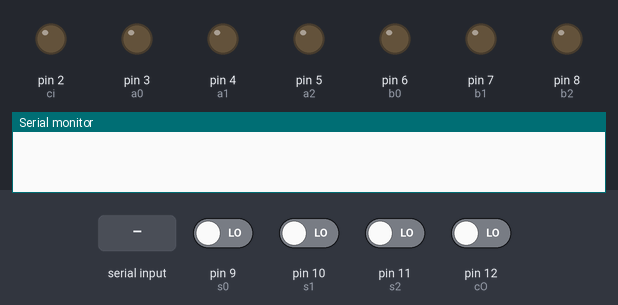
The sketch below on a simulated Arduino Uno, built with avr-gcc and run on an emulated ATmega328P. Shown: output pins drawn as LEDs (lit = HIGH), the last lines printed to the serial monitor. Inputs (shaded band) come from the test bench; at power-on: pin 9 (s0), pin 10 (s1), pin 11 (s2), pin 12 (cO) LOW.

Above: at 1.2 s.
1.3 s: "90,45\n" received over Serial
At 2.1 s:
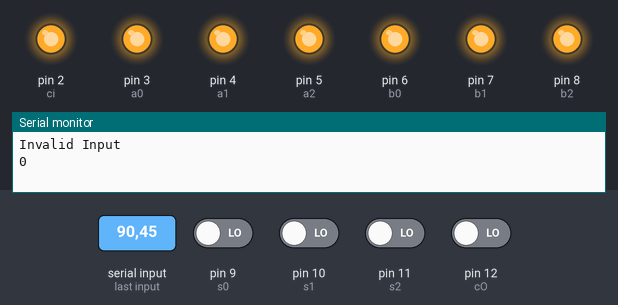
Timing chart, 0 to 4.3 s (numbered marks = the images above; inputs shaded):
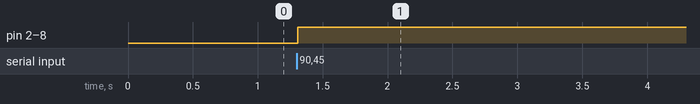

Measured:
- after the input at 1.3 s, pin 2 (ci), pin 3 (a0), pin 4 (a1), pin 5 (a2), pin 6 (b0), pin 7 (b1), pin 8 (b2): LOW → HIGH at once

The sketch:

COS583_ArduinoCode.ino
```cpp
uint8_t a0 = 3;
uint8_t a1 = 4;
uint8_t a2 = 5;
uint8_t b0 = 6;
uint8_t b1 = 7;
uint8_t b2 = 8;
uint8_t ci = 2;
uint8_t s0 = 9;
uint8_t s1 = 10;
uint8_t s2 = 11;
uint8_t cO = 12;

// Global variables to store parsed input
uint8_t operandA = 0;
uint8_t operandB = 0;
uint8_t carryIn = 0;
String inputString = ""; // buffer for incoming serial data
bool stringComplete = false;

void setup() {
  pinMode(a0, OUTPUT);
  pinMode(a1, OUTPUT);
  pinMode(a2, OUTPUT);
  pinMode(b0, OUTPUT);
  pinMode(b1, OUTPUT);
  pinMode(b2, OUTPUT);
  pinMode(ci, OUTPUT);
  pinMode(s0, INPUT);
  pinMode(s1, INPUT);
  pinMode(cO, INPUT);

  Serial.begin(9600);
  inputString.reserve(10); // optional: reserve space to avoid fragmenting memory
}

void loop() {
  if (stringComplete) {
    parseInput(inputString + '\n');
    inputString = "";
    stringComplete = false;

    digitalWrite(a0, ((~operandA) & 1));
    digitalWrite(a1, (~(operandA >> 1)) & 1);
    digitalWrite(a2, (~(operandA >> 2)) & 1);
    digitalWrite(b0, ((~operandB) & 1));
    digitalWrite(b1, (~(operandB >> 1)) & 1);
    digitalWrite(b2, (~(operandB >> 2)) & 1);
    digitalWrite(ci, !carryIn);

    delay(500); // wait while result is calculated
    String binaryResultString = "";
    binaryResultString += (char)(digitalRead(cO) + '0');
    binaryResultString += (char)(digitalRead(s2) + '0');
    binaryResultString += (char)(digitalRead(s1) + '0');
    binaryResultString += (char)(digitalRead(s0) + '0');

    int result = strtol(binaryResultString.c_str(), NULL, 2);
    // Serial.print("result = ");
    Serial.println(result);
    delay(250);

    stringComplete = false;
  }
}


// called automatically
void serialEvent() {
  while (Serial.available()) {
    char inChar = (char)Serial.read();
    if (inChar == '\n') {
      stringComplete = true;
    }
    else {
      inputString += inChar;
    }
  }
}

void parseInput(String str) {
  if ((str.indexOf('+') == 1) && (str.indexOf('\n') == 3)) {
    if (isDigit(str.charAt(0)) && isDigit(str.charAt(2))){
      int tempOperandA = str.charAt(0) - '0';
      int tempOperandB = str.charAt(2) - '0';
      if ((tempOperandA <= 7) && (tempOperandB <= 7)){
        operandA = tempOperandA;
        operandB = tempOperandB;
        carryIn = 0;
      }
      else if((tempOperandA <= 7) && tempOperandB == 8){
        operandA = tempOperandA;
        operandB = tempOperandB - 1;
        carryIn = 1;
      }
      else if((tempOperandB <= 7) && tempOperandA == 8){
        operandA = tempOperandA - 1;
        operandB = tempOperandB;
        carryIn = 1;
      }
      else{
        operandA = 0;
        operandB = 0;
        carryIn = 0;
        Serial.println("Invalid Input");
      }
    }
  }
  else{
    operandA = 0;
    operandB = 0;
    Serial.println("Invalid Input");
  }
}
```
